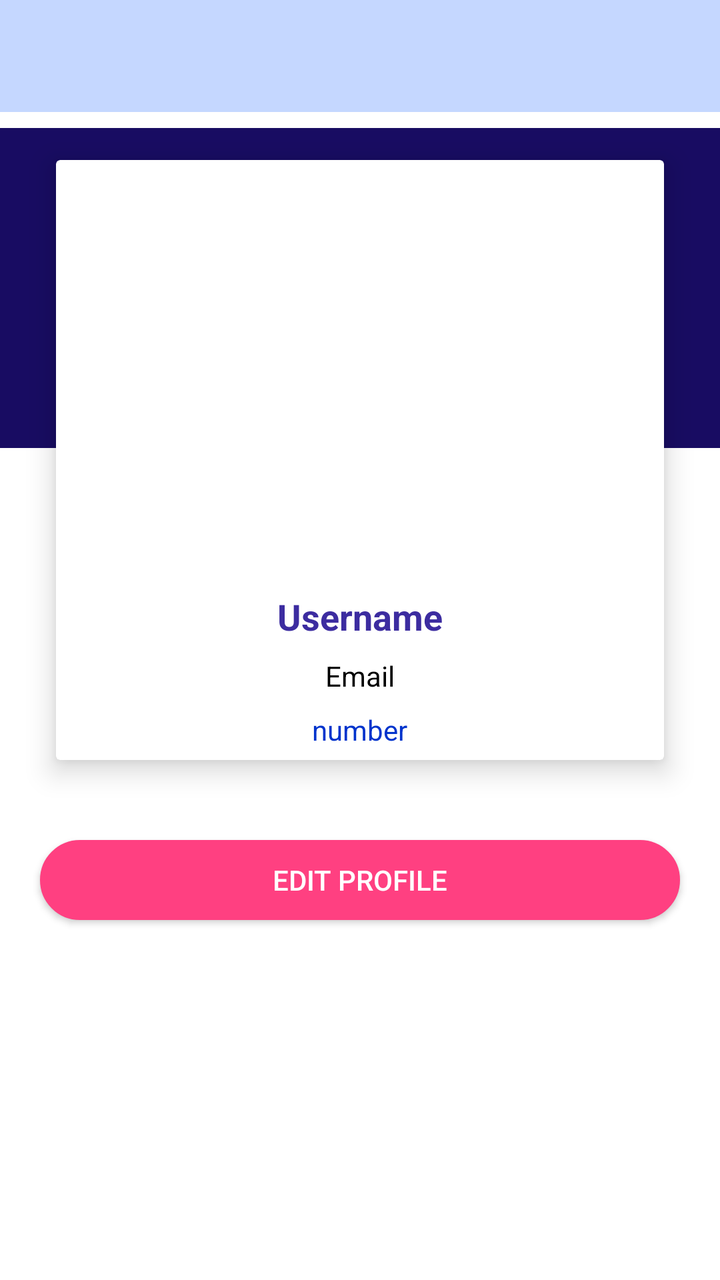
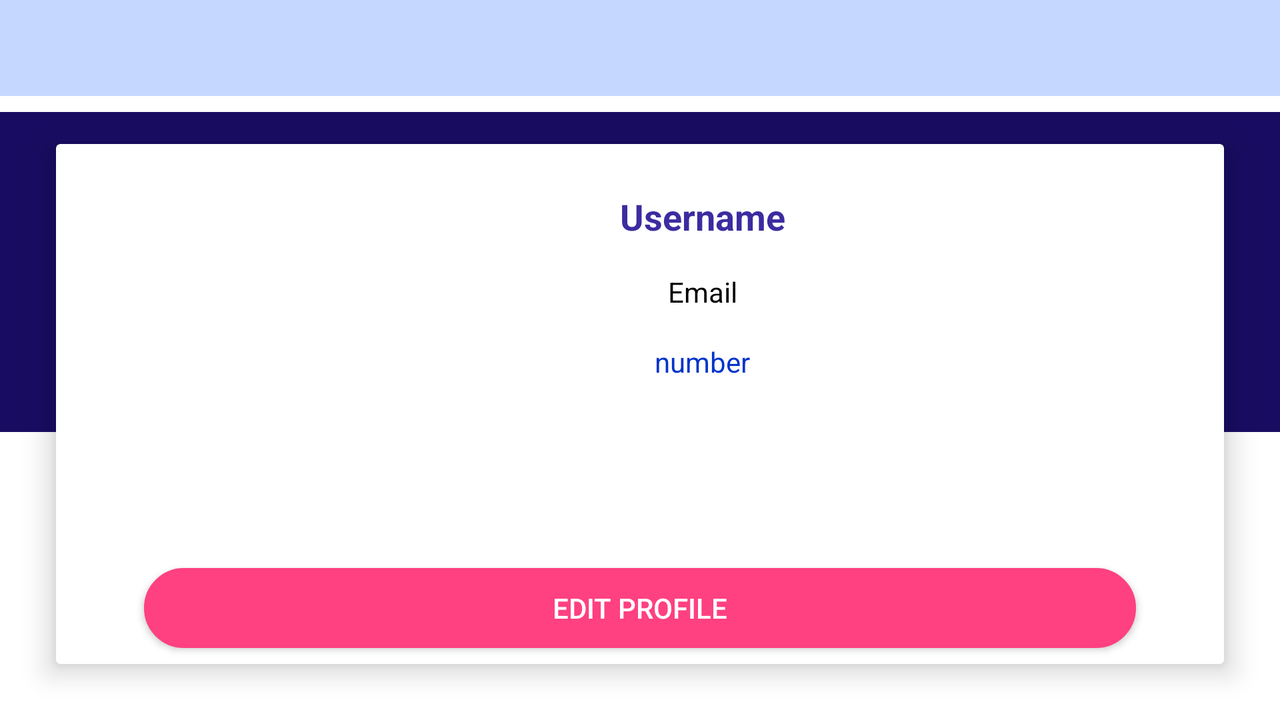

The same Android screen from two of the app's own layout files: first res/layout/ as a phone draws it, then the repository's variant for another configuration, drawn on a device whose configuration selects that folder. Both files follow.
<!-- AndroidManifest.xml: application theme AppTheme -->
<!-- res/layout/activity_profile.xml -->
<?xml version="1.0" encoding="utf-8"?>
<android.support.constraint.ConstraintLayout xmlns:android="http://schemas.android.com/apk/res/android"
    xmlns:app="http://schemas.android.com/apk/res-auto"
    xmlns:card_view="http://schemas.android.com/apk/res-auto"
    xmlns:tools="http://schemas.android.com/tools"
    android:layout_width="match_parent"
    android:layout_height="match_parent"
    android:orientation="vertical"
    android:background="@color/white"
    tools:context="com.lollykrown.rccgdc.activity.ProfileActivity">


    <android.support.design.widget.AppBarLayout
        android:id="@+id/ev_appbar"
        android:layout_width="match_parent"
        android:layout_height="wrap_content"
        android:fitsSystemWindows="true"
        android:theme="@style/ThemeOverlay.AppCompat.Dark.ActionBar"
        app:layout_constraintEnd_toEndOf="parent"
        app:layout_constraintStart_toStartOf="parent"
        app:layout_constraintTop_toTopOf="parent">

        <android.support.v7.widget.Toolbar
            android:id="@+id/ev_toolbar"
            android:layout_width="match_parent"
            android:layout_height="wrap_content"
            android:background="@color/app_bar"
            android:minHeight="?attr/actionBarSize"
            app:layout_scrollFlags="scroll|enterAlwaysCollapsed"
            app:titleTextAppearance="@style/TextAppearance.Title" />
    </android.support.design.widget.AppBarLayout>


    <ImageView
        android:id="@+id/pp_background"
        android:layout_width="match_parent"
        android:layout_height="160dp"
        android:layout_alignParentStart="true"
        android:layout_alignParentTop="true"
        android:layout_marginTop="8dp"
        android:scaleType="fitXY"
        app:layout_constraintEnd_toEndOf="parent"
        app:layout_constraintStart_toStartOf="parent"
        app:layout_constraintTop_toBottomOf="@+id/ev_appbar"
        app:srcCompat="@color/colorPrimaryDark" />

    <android.support.v7.widget.CardView
        android:id="@+id/cardView"
        android:layout_width="0dp"
        android:layout_height="300dp"
        android:layout_marginStart="28dp"
        android:layout_marginLeft="28dp"
        android:layout_marginTop="16dp"
        android:layout_marginEnd="28dp"
        android:layout_marginRight="28dp"
        android:clickable="true"
        android:elevation="8dp"
        android:focusable="true"
        android:foreground="?android:attr/selectableItemBackground"
        android:padding="8dp"
        card_view:cardElevation="8dp"
        app:layout_constraintBottom_toTopOf="@+id/share_button"
        app:layout_constraintEnd_toEndOf="@+id/pp_background"
        app:layout_constraintStart_toStartOf="@+id/pp_background"
        app:layout_constraintTop_toTopOf="@+id/pp_background"
        app:layout_constraintVertical_bias="0.071">

        <LinearLayout
            android:layout_width="match_parent"
            android:layout_height="match_parent"
            android:orientation="vertical">


            <ImageView
                android:id="@+id/profile_p"
                android:layout_width="210dp"
                android:layout_height="192dp"
                android:layout_marginStart="48dp"
                android:layout_marginLeft="48dp"
                android:layout_marginTop="8dp"
                android:layout_marginEnd="48dp"
                android:layout_marginRight="48dp"
                android:background="@drawable/grey_border"
                android:contentDescription="@string/action_profile"
                android:padding="4dp"
                android:scaleType="fitXY"
                app:elevation="8dp" />


            <TextView
                android:id="@+id/username"
                android:layout_width="wrap_content"
                android:layout_height="wrap_content"
                android:layout_gravity="center_horizontal"
                android:layout_marginTop="16dp"
                android:textAppearance="?android:textAppearanceMedium"
                android:textColor="@color/colorPrimary"
                android:textColorHint="@color/colorPrimaryDark"
                android:textStyle="bold"
                tools:text="Username" />

            <TextView
                android:id="@+id/emailAdd"
                android:layout_width="wrap_content"
                android:layout_height="wrap_content"
                android:layout_gravity="center_horizontal"
                android:layout_marginTop="8dp"
                android:textColor="@color/black"
                tools:text="Email" />

            <TextView
                android:id="@+id/contact_no"
                android:layout_width="wrap_content"
                android:layout_height="wrap_content"
                android:layout_gravity="center_horizontal"
                android:layout_marginTop="8dp"
                android:textColor="@color/blue2"
                tools:text="number" />
        </LinearLayout>

    </android.support.v7.widget.CardView>


    <Button
        android:id="@+id/share_button"
        android:layout_width="match_parent"
        android:layout_height="40dp"
        android:layout_marginStart="20dp"
        android:layout_marginLeft="20dp"
        android:layout_marginTop="40dp"
        android:layout_marginEnd="20dp"
        android:layout_marginRight="20dp"
        android:background="@drawable/bg"
        android:clickable="true"
        android:focusable="true"
        android:text="Edit Profile"
        android:textAllCaps="true"
        android:textColor="#ffffff"
        app:layout_constraintEnd_toEndOf="parent"
        app:layout_constraintStart_toStartOf="parent"
        app:layout_constraintTop_toBottomOf="@+id/cardView" />

</android.support.constraint.ConstraintLayout>
<!-- resources referenced by this layout -->
<resources>
  <color name="app_bar">#c5d7ff</color>
  <color name="black">#000000</color>
  <color name="blue2">#0033cc</color>
  <color name="colorPrimary">#3C2CA0</color>
  <color name="colorPrimaryDark">#180C62</color>
  <color name="white">#FFFFFF</color>
  <!-- drawable bg (drawable) -->
  <?xml version="1.0" encoding="UTF-8"?>
  <shape xmlns:android="http://schemas.android.com/apk/res/android">
      <solid android:color="@color/colorAccent"/>
      <stroke android:width="3dp" android:color="@color/colorAccent" />
      <corners android:radius="24dp"/>
      <padding android:left="0dp" android:top="0dp" android:right="0dp" android:bottom="0dp" />
  </shape>
  <string name="action_profile">Profile</string>
  <style name="TextAppearance.Title" parent="TextAppearance.AppCompat">
          <item name="android:textColor">@color/colorPrimary</item>
          <item name="android:textSize">20sp</item>
      </style>
  <style name="AppTheme" parent="Theme.AppCompat.Light.NoActionBar">
          
          <item name="colorPrimary">@color/colorPrimary</item>
          <item name="colorPrimaryDark">@color/colorPrimaryDark</item>
          <item name="colorAccent">@color/colorAccent</item>
  
          <item name="colorControlHighlight">@color/app_bar</item>
  
          <item name="android:windowContentTransitions">true</item>
  
      </style>
  <color name="colorAccent">#FF4081</color>
</resources>
<!-- res/layout-land/activity_profile.xml (the repository's variant of the layout above) -->
<!-- drawn on the phone turned sideways -->
<?xml version="1.0" encoding="utf-8"?>
<android.support.constraint.ConstraintLayout xmlns:android="http://schemas.android.com/apk/res/android"
    xmlns:app="http://schemas.android.com/apk/res-auto"
    xmlns:card_view="http://schemas.android.com/apk/res-auto"
    xmlns:tools="http://schemas.android.com/tools"
    android:layout_width="match_parent"
    android:layout_height="match_parent"
    android:background="@color/white"
    android:orientation="vertical"
    tools:context="com.lollykrown.rccgdc.activity.ProfileActivity">


    <android.support.design.widget.AppBarLayout
        android:id="@+id/ev_appbar"
        android:layout_width="match_parent"
        android:layout_height="wrap_content"
        android:fitsSystemWindows="true"
        android:theme="@style/ThemeOverlay.AppCompat.Dark.ActionBar"
        app:layout_constraintEnd_toEndOf="parent"
        app:layout_constraintStart_toStartOf="parent"
        app:layout_constraintTop_toTopOf="parent">

        <android.support.v7.widget.Toolbar
            android:id="@+id/ev_toolbar"
            android:layout_width="match_parent"
            android:layout_height="wrap_content"
            android:background="@color/app_bar"
            android:minHeight="?attr/actionBarSize"
            app:layout_scrollFlags="scroll|enterAlwaysCollapsed"
            app:titleTextAppearance="@style/TextAppearance.Title" />
    </android.support.design.widget.AppBarLayout>


    <ImageView
        android:id="@+id/pp_background"
        android:layout_width="match_parent"
        android:layout_height="160dp"
        android:layout_alignParentStart="true"
        android:layout_alignParentTop="true"
        android:layout_marginTop="8dp"
        android:scaleType="fitXY"
        app:layout_constraintEnd_toEndOf="parent"
        app:layout_constraintStart_toStartOf="parent"
        app:layout_constraintTop_toBottomOf="@+id/ev_appbar"
        app:srcCompat="@color/colorPrimaryDark" />

    <android.support.v7.widget.CardView
        android:id="@+id/cardView"
        android:layout_width="0dp"
        android:layout_height="260dp"
        android:layout_marginStart="28dp"
        android:layout_marginTop="16dp"
        android:layout_marginEnd="28dp"
        android:clickable="true"
        android:elevation="8dp"
        android:focusable="true"
        android:foreground="?android:attr/selectableItemBackground"
        android:padding="8dp"
        app:layout_constraintEnd_toEndOf="@+id/pp_background"
        app:layout_constraintHorizontal_bias="1.0"
        app:layout_constraintStart_toStartOf="@+id/pp_background"
        app:layout_constraintTop_toTopOf="@+id/pp_background"
        app:layout_constraintVertical_bias="0.071"
        card_view:cardElevation="8dp">

        <RelativeLayout
            android:layout_width="match_parent"
            android:layout_height="match_parent">
        <ImageView
            android:id="@+id/profile_p"
            android:layout_width="210dp"
            android:layout_height="192dp"
            android:layout_marginStart="48dp"
            android:layout_marginTop="8dp"
            android:layout_marginEnd="16dp"
            android:background="@drawable/grey_border"
            android:contentDescription="@string/action_profile"
            android:padding="4dp"
            android:scaleType="fitXY"
            app:elevation="8dp" />

        <LinearLayout
            android:layout_width="wrap_content"
            android:layout_height="wrap_content"
            android:layout_marginTop="8dp"
            android:layout_marginStart="8dp"
            android:layout_toEndOf="@id/profile_p"
            android:orientation="vertical">

            <TextView
                android:id="@+id/username"
                android:layout_width="wrap_content"
                android:layout_height="wrap_content"
                android:layout_gravity="center_horizontal"
                android:layout_marginTop="16dp"
                android:textAppearance="?android:textAppearanceMedium"
                android:textColor="@color/colorPrimary"
                android:textColorHint="@color/colorPrimaryDark"
                android:textStyle="bold"
                tools:text="Username" />

            <TextView
                android:id="@+id/emailAdd"
                android:layout_width="wrap_content"
                android:layout_height="wrap_content"
                android:layout_gravity="center_horizontal"
                android:layout_marginTop="16dp"
                android:textColor="@color/black"
                tools:text="Email" />

            <TextView
                android:id="@+id/contact_no"
                android:layout_width="wrap_content"
                android:layout_height="wrap_content"
                android:layout_gravity="center_horizontal"
                android:layout_marginTop="16dp"
                android:textColor="@color/blue2"
                tools:text="number" />
        </LinearLayout>

            <Button
                android:id="@+id/share_button"
                android:layout_width="match_parent"
                android:layout_height="40dp"
                android:layout_marginStart="44dp"
                android:layout_marginBottom="8dp"
                android:layout_marginTop="8dp"
                android:layout_marginEnd="44dp"
                android:background="@drawable/bg"
                android:layout_alignParentBottom="true"
                android:clickable="true"
                android:focusable="true"
                android:text="Edit Profile"
                android:textAllCaps="true"
                android:textColor="#ffffff"/>

        </RelativeLayout>

    </android.support.v7.widget.CardView>



</android.support.constraint.ConstraintLayout>
